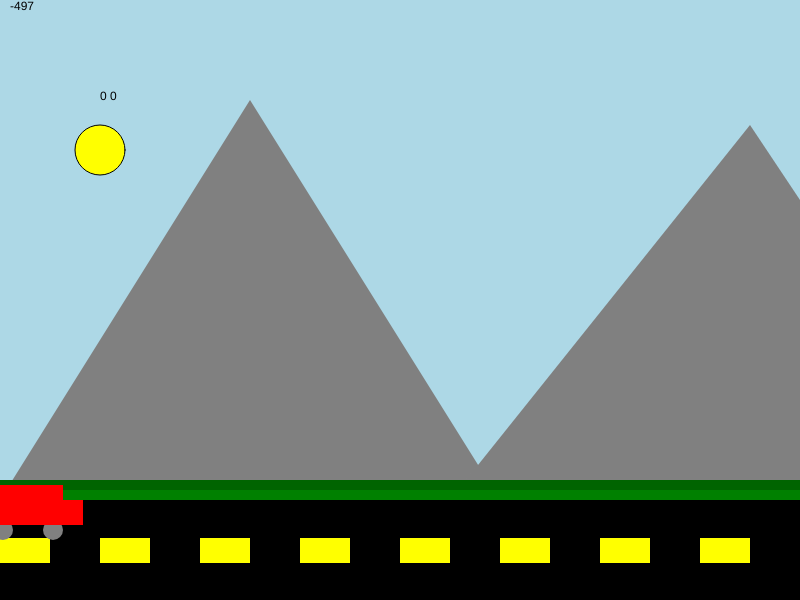
Frame 1 (no input)
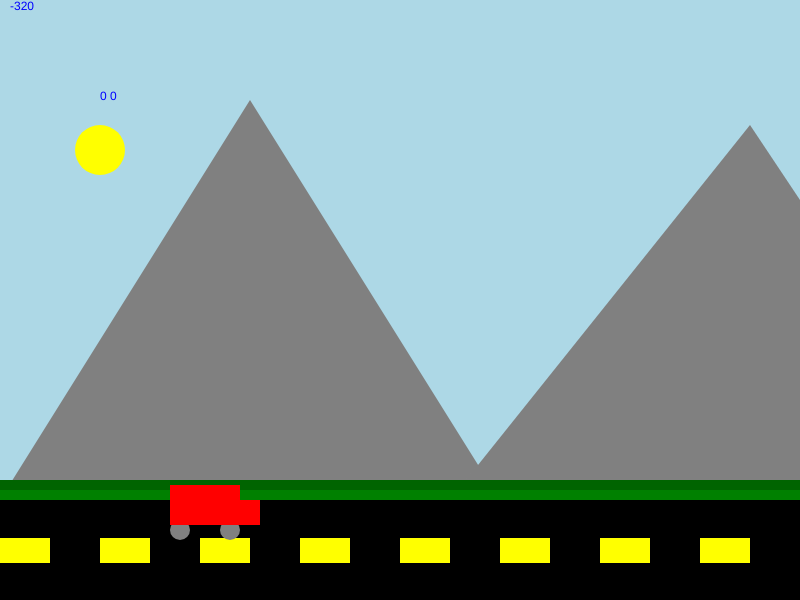
Frame 60 (no input)
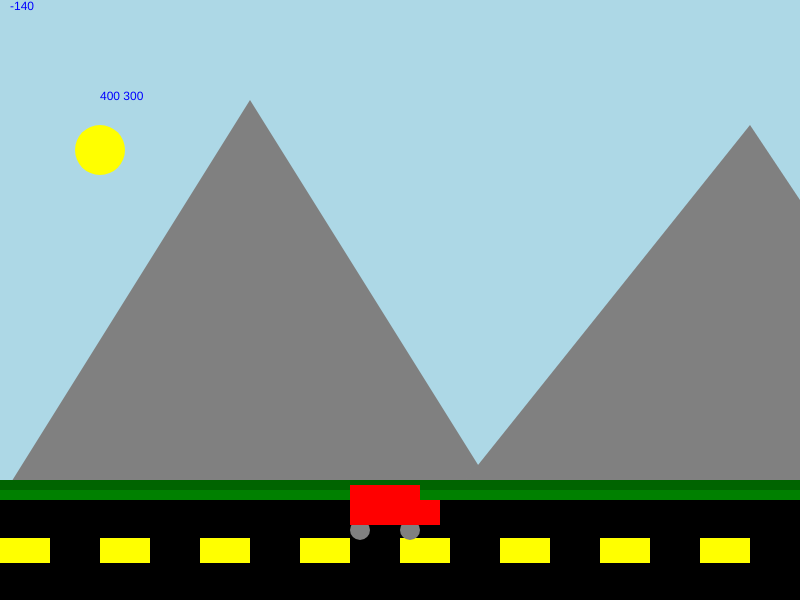
Frame 120 (the mouse pressed at the canvas centre since frame 60)

The p5.js sketch that drew these frames (run headless with seeded random() and noise() and a simulated clock; from frame 60 on, the mouse is pressed at the canvas centre):

// p5.js sketch
// ── sketch.js
let carSP1 = 0
let carSP2 = -500
let carSP3 = -700
let sunSP = 20

function setup() {
  createCanvas(800, 600);
}

function draw() {
  background("lightblue");
  text(mouseX +" "+ mouseY, 100,100)
  //variablelen
  carSP1 = carSP1 + 3
  carSP2 = carSP2 + 3
  carSP3 = carSP3 + 3
  sunSP = sunSP + 2
  text(carSP2, 10, 10)
  //logic
  if (carSP1 >= 800) {
    carSP1 = -100
  }
  if (carSP2 >= 800) {
    carSP2 = -100
  }
  if (carSP3 >= 800) {
    carSP3 = -100
  }
  //zon
  fill('yellow')
  circle(100, 100 + 50, 50)

  //bergen
  strokeWeight(0)
  fill("grey")
  triangle(0, 500, 250, 100, 500, 500)
  triangle(450, 500, 750, 125, 1000, 500)

  //grass
  fill("green")
  rect(0, 480, 800, 20)
  fill("darkgreen")
  rect(0, 480, 800, 10)

  //auto weg
  fill("black");
  rect(0, 500, 800, 100);

  //gele lijnen voor de weg
  fill("yellow")
  rect(0, 538, 50, 25)
  rect(100, 538, 50, 25)
  rect(200, 538, 50, 25)
  rect(300, 538, 50, 25)
  rect(400, 538, 50, 25)
  rect(500, 538, 50, 25)
  rect(600, 538, 50, 25)
  rect(700, 538, 50, 25)
  rect(800, 538, 50, 25)

  //auto rood
  fill("grey")
  circle(carSP1, 530, 20)
  circle(50 + carSP1, 530, 20)
  fill("red")
  rect(carSP1 - 10, 500, 90, 25)
  rect(carSP1 - 10, 485, 70, 25)
  //auto licht groen
  fill("grey")
  circle(carSP3, 530, 20)
  circle(carSP3 + 50, 530, 20)
  fill("lightgreen")
  rect(carSP3 - 10, 500, 90, 25)
  rect(carSP3 - 10, 485, 70, 25)
  //auto blauw
  fill("grey")
  circle(carSP2, 530, 20)
  circle(carSP2 + 50, 530, 20)
  fill("blue")
  rect(carSP2 - 10, 500, 90, 25)
  rect(carSP2 - 10, 485, 70, 25)
}
